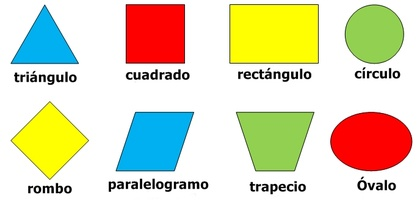
%> input picture Imagenes/figuras-planas.jpg, 420 x 209 px, shrunk from 688 x 342 before the run
$ octave LineasHough.m   (GNU Octave 9; MATLAB toolbox functions it lacks are replaced by stand-ins)
%> lines starting %> are read from the running program, lines starting %| are printed output that depends on the picture; in (x1, y1, x2, y2) boxes, pixels count from 0 and x2, y2 are one past the last pixel; in counts of white or black regions, pixels touching at a corner belong together; the program's own positions count from 1
%%%%%%%%%%%%%%%%%%%%%%%%%%%%%%%%%%%%%%%%%%%%%%%%%%%%%%%%%%%
% Programa que implementa la transformada de Hough
% usada para la detección de Líneas
%%%%%%%%%%%%%%%%%%%%%%%%%%%%%%%%%%%%%%%%%%%%%%%%%%%%%%%%%

%Se lee la imagen con la que se trabajará y convierte a escala de grises.

I=imread('Imagenes/figuras-planas.jpg');
%> I is the input picture: size 209x420x3 uint8; mean R, G, B 222.2, 216.8, 188.8
%I=imread('Imagenes/iglesia san geronimo.jpg');
%I=imread('Imagenes/Pirámide Chichen Itza-Yucatán.jpg');

I1=rgb2gray(I);
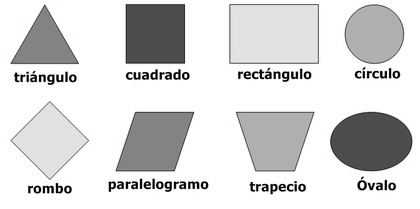
%> I1: size 209x420 uint8; min 0, max 255, mean 215.2
%Se obtienen los bordes de la imagen. utilizando el método Sobel.


BW=edge (I1, 'Canny');
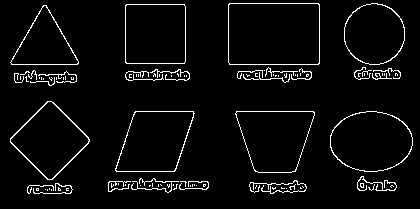
%> BW: size 209x420 logical; 4.4% white in thin lines or dots, all inside (x1, y1, x2, y2) = (10, 3, 413, 194)
BW=I1<60;
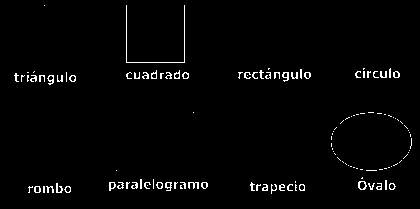
%> BW: size 209x420 logical; 2.1% white in thin lines or dots, all inside (x1, y1, x2, y2) = (14, 5, 412, 194)
figure, imshow(BW);
%Se obtienen las dimensiones de la imagen binaria
%donde los pixeles que tienen el valor uno son
%parte del borde, mientras que cero significaría
%que son parte del fondo.
[m,n]=size(BW);
%> m = 209; n = 420
%PARTE 1 (Se obtiene MRAcc).
%Se inicializan algunas matrices que participan
%en el procesamiento.
%Se inicializa la matriz de registros de acumulación
MRAcc=zeros(m,n);
%Se inicializa la matriz donde se almacenan los
% máximos locales obtenidos.
Fin=zeros(m,n);
%Se define como referencia de coordenadas
%el centro de la imagen.
m2=m/2;
%> m2 = 104.5
n2=n/2;
%> n2 = 210
%Se calcula el valor máximo de r , dependiendo
%de las dimensiones de la imagen (véase ecuación 8.9).
rmax=round(sqrt(m2*m2+n2*n2));
%> rmax = 235
%Se obtiene el escalamiento lineal de los
%parámetros de Hough. tetha y r
iA=pi/n;
%> iA = 0.00748
ir=(2*rmax)/m;
%> ir = 2.25


%Se recorre la imagen BW poniendo atención en los puntos bordes donde BW es uno.

for re=1:m
    for co=1:n
        if(BW(re,co))
            for an=1:n
                %Se considera como referencia
                %el centro de La imagen.
                x=co-n2;
                y=re-m2;
                theta=an*iA;
                %Se obtiene el valor de r a partir de 9.6.
                r=round(((x*cos(theta)+y*sin(theta))/ir)+m2);
                if((r>=0)&&(r<=m))
                    %Se incrementa  en uno La celda
                    %correspondiente a los parámetros r y theta.
                    MRAcc(r,an)= MRAcc(r,an)+1;
                end
            end
        end
    end
end
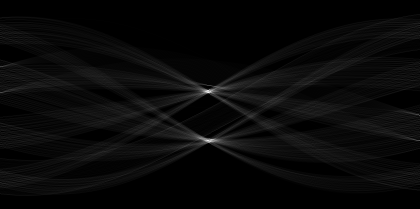
%> MRAcc: size 209x420 double; min 0, max 239, mean 9
%> after the loop, r = 77; theta = 3.14; x = 62; y = 89.5
%PARTE 2 (Se selecciona el registro máximo localmente).
%Se le segmentan 1os pixeles de MRAcc, aplicando
%como umbral (th) 100. De esta manera, los pixeles de
%Bandera que sean uno representarán a aquellos
%r egistros que constituyen 1íneas formadas de
%al menos 100 puntos.
Bandera=MRAcc>80;
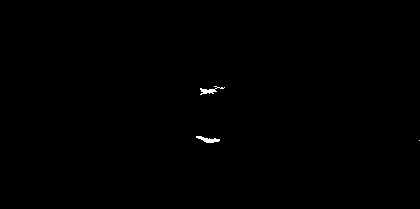
%> Bandera: size 209x420 logical; 0.19% white; 3 white regions (1 under 20 px), largest, box (x1, y1, x2, y2) and area: (196, 136, 220, 143) 86, (200, 86, 225, 95) 82


%Se muestra la imagen tras aplicarle el umbral determinado
figure, imshow(Bandera)
%Se establece para la búsqueda del máximo
%una vecindad de 10 pixeles.
pixel=10;
%Se barre la i magen en busca de los puntos
%potenciales.
for re=1:m
    for co=1:n
        if (Bandera(re,co))
            %Se establece en la región de vecindad
            %de búsqueda.
            I1=[re-pixel 1];
            I2=[re+pixel m];
            I3=[co-pixel 1];
            I4=[co+pixel n];
            datxi=max(I1);
            datxs=min(I2);
            datyi=max(I3);
            datys=min(I4);
            Bloc=MRAcc(datxi:1:datxs,datyi:1:datys);
            MaxB=max(max(Bloc));
            %Se selecciona el pixel de valor máximo contenido
            %en esa vecindad.
            if(MRAcc(re,co)>=MaxB)
                %El pixel de valor máximo es
                %marcado en la matriz Fin.
                Fin(re,co)=255;
            end
        end
    end
end
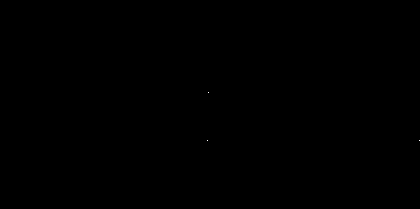
%> Fin: size 209x420 double; 0% white in thin lines or dots, all inside (x1, y1, x2, y2) = (207, 92, 420, 141)
%> after the loop, I1 = [133 1]; I2 = [153 209]; I3 = [204 1]; I4 = [224 420]; MaxB = 235; datxi = 133; datxs = 153; datyi = 204; datys = 224
%Se obtienen las coordenadas de los píxeles
%cuyo valor fue el máximo que representará a
%los registros. los cuales sus índices representan
%a los parámetros de las líneas detectadas.
[dx,dy]=find(Fin);
%> dx = [141; 93; 141]; dy = [208; 209; 420]
%PARTE 3 (Las líneas enconlradas se desrliegan).
%Se obtiene en indx el número de líneas detectadas
%que implica el número de el ementos de Fin.
[indx,nada]=size (dx);
%> indx = 3; nada = 1
rm=m;
%> rm = 209
cn=n;
%> cn = 420
apunta=1;
%Se inicializa a cero la matriz M donde se desplegarán
%las líneas encontradas.
M=zeros(rm,cn) ;
%Se despliegan todas las líneas encontradas.
for dat=1:indx
%Se recuperan  I os val or es de I os par ámet r os de
%I as I íneas encont r adas.
pr=dx(dat);
pa=dy(dat);
%Se considera que los valores de los parámetros
%se definen considerando el centro de la imagen.
re2=round (rm/2);


co2=round(cn/2);
%Se escalan los valores de r y theta.
pvr=(pr-re2)*ir;
pva=pa*(pi/cn);
%Se obtienen las proyecciones verticales y
%horizontales de r, ya que r es el vector definido
%en el origen y perpendicular a la línea detectada.
x=round(pvr*cos(pva));
y=round(pvr*sin(pva));
%Se elimina el offset.consi derado por utilizar como
%referencia el centro de la imagen.
Ptx(apunta)=x+co2;
Pty(apunta)=y+re2;
%Se incrementa el índice considerado para
%apuntar los parámetros encontrados que definen
%el número de líneas.
apunta=apunta+1;
%Se barre el modelo de recta  con los parámetros
%detectados y almacenados en la matriz de registros
%acumuladores.
%Primero en un sentido.
for c=x:1:co2
    r=round((-1*(x/y)*c)+y+(x*x/y))+re2;
    if((r>0)&&(r<rm))
        M(r,c+co2)=1;
    end
end
MRAcc=mat2gray(MRAcc);


%después en el sentido no considerado.
for c=x:-1:1-co2
    r=round((-1*(x/y)*c)+y+(x*x/y))+re2;
    if((r>0) && (r<rm) )
        M(r,c+co2)=1;
    end
end
end
%> this loop made 3 passes
%> (pr, pa, pvr, pva, x, y) on passes 1 to 3: (141, 208, 80.96, 1.56, 1, 81), (93, 209, -26.99, 1.56, 0, -27), (141, 420, 80.96, 3.14, -81, 0)
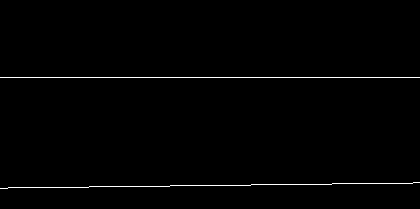
%> M: size 209x420 double; values 0 (black) and 1 (white), 0.96% white in thin lines or dots, all inside (x1, y1, x2, y2) = (0, 77, 420, 189)
%> after the loop, Ptx = [211 210 129]; Pty = [186 78 105]
%Se muestra 1a matriz de registros de acumulación
figure, imshow(MRAcc)
%despliegue de 1as 1íneas encontradas
figure, imshow(M)
